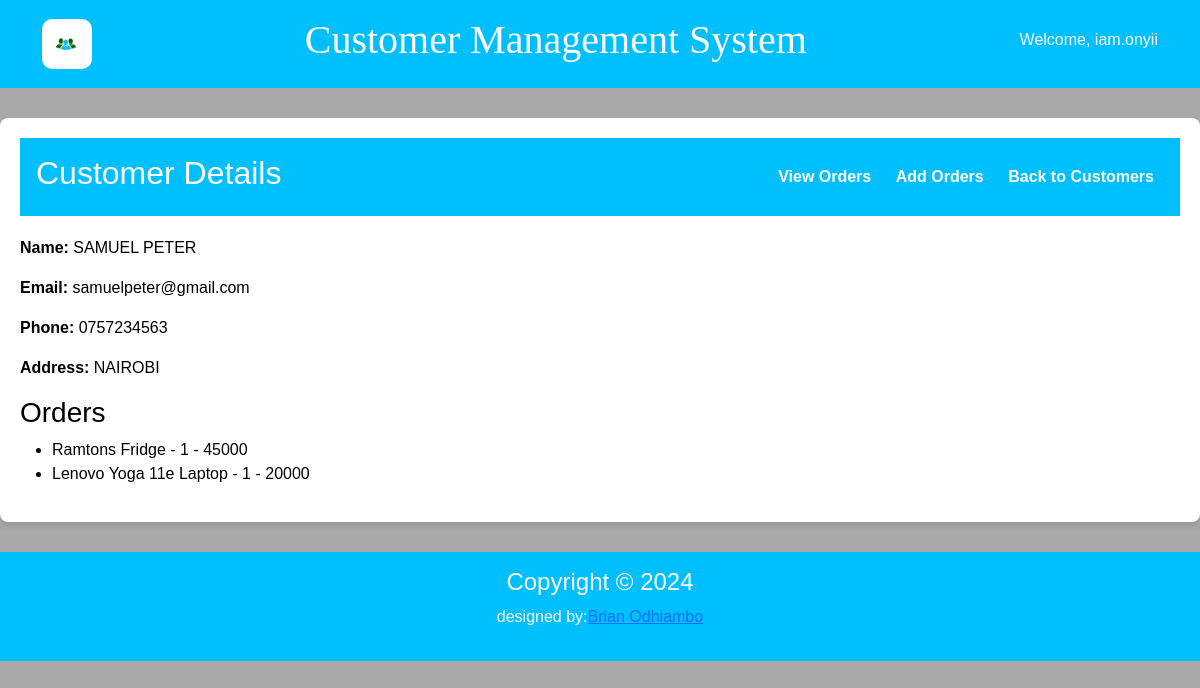
The app's page /customer/3/ (signed in) with its own data.
### accounts/models.py (models this page shows)
class CustomUser(AbstractUser):
    bio = models.TextField(null=True, blank=True)

### customer/models.py (models this page shows, shortened)
class Customer(models.Model):
    name = models.CharField(max_length=250)
    email = models.EmailField(unique=True)
    phone = models.CharField(max_length=15)
    address = models.TextField(max_length=100)
    created_at = models.DateTimeField(auto_now_add=True)

class Order(models.Model):
    STATUS_CHOICES = [
        ('Pending', 'Pending'),
        ('Processing', 'Processing'),
        ('Completed', 'Completed'),
    ]
    customer = models.ForeignKey(Customer, on_delete=models.CASCADE, related_name='orders')
    product = models.CharField(max_length=100)
    quantity = models.PositiveIntegerField(default=1)
    price = models.PositiveIntegerField(default=1)
    order_date = models.DateTimeField(auto_now_add=True)
    order_status = models.CharField(max_length=20, choices=STATUS_CHOICES, default='Pending')

### customer/views.py (the view)
# urls.py: path('customer/<int:id>/',views.customer_detail,name='customer_detail'),
@login_required(login_url='login')
def customer_detail(request, id):
    customer = get_object_or_404(Customer, id=id)
    return render(request, 'customer/customer_detail.html', {'customer': customer})

### customer/templates/customer/customer_detail.html (shortened to what this page needs)
{% extends 'customer/base.html' %}
{% block content %}
<div class="dashboard-container">
    <header class="dashboard-header">
        <h2>Customer Details</h2>
        <nav>
            <a href="{% url 'order_list' customer.id %}">View Orders</a>
            <a href="{% url 'order_form' customer.id %}">Add Orders</a>
            <a href="{% url 'customer_list' %}">Back to Customers</a>
        </nav>
    </header>
    <p><strong>Name:</strong> {{ customer.name }}</p>
    <p><strong>Email:</strong> {{ customer.email }}</p>
    <p><strong>Phone:</strong> {{ customer.phone }}</p>
    <p><strong>Address:</strong> {{ customer.address }}</p>
    <h3>Orders</h3>
    <ul>
        {% for order in customer.orders.all %}
        <li>{{ order.product }} - {{ order.quantity }} - {{ order.price }}</li>
        {% endfor %}
    </ul>
    {% endblock %}

### customer/templates/customer/base.html (shortened to what this page needs)
<!DOCTYPE html>
<html lang="en">
<head>
    <link href="https://cdn.jsdelivr.net/npm/bootstrap@5.3.3/dist/css/bootstrap.min.css" rel="stylesheet"
>
    {% load static %}
    <link rel="stylesheet" type="text/css" href="{% static 'css/style.css' %}">
</head>
<body>
<div class="grid-container">
    <div id="NavbarDiv">
        <header>
            <div class="container d-flex align-items-center justify-content-between">
                <a href="{% url 'dashboard' %}">
                    <img src="{% static 'assets/customer.png' %}" alt="Logo" class="img-fluid"
                         style="max-height: 50px;border-radius: 10px;">
                </a>
                <h1 style="font-family: Algerian">Customer Management System</h1>
                <h6>Welcome, {{user.username}}</h6>
            </div>
        </header>
    </div>
    <div id="ContentDiv">
        {% block content %}
        {% endblock %}
    </div>
</div>
<div id="FooterDiv">
    <footer>
        <h4>Copyright © 2024</h4>
        <p>designed by:<a href="mailto:brianonyango879@gmail.com">Brian Odhiambo</a></p>
    </footer>
</div>
</body>
</html>

### static/css/style.css (style rules this page uses)
body { font-family: Arial, sans-serif; margin: 0; padding: 0; background-color: darkgray; color: black; overflow-x: auto; }
.dashboard-container { max-width: 1200px; margin: 20px auto; padding: 20px; background: white; border-radius: 8px; box-shadow: 0 4px 6px rgba(0, 0, 0, 0.1); }
.dashboard-header { display: flex; justify-content: space-between; align-items: center; margin-bottom: 20px; }
.dashboard-header nav a { margin: 0 10px; text-decoration: none; color: white; font-weight: bold; }
.grid-container { display: grid; grid-gap: 10px; grid-template-areas: 'nd nd nd nd nd nd nd nd' 'cd cd cd cd cd cd cd cd' 'fd fd fd fd fd fd fd fd'; }
#NavbarDiv { grid-area: nd; }
#ContentDiv { grid-area: cd; }
#FooterDiv { grid-area: fd; }

### customer/templates/customer/base.html (style rules this page uses)
body { font-family: Arial, sans-serif; margin: 0; padding: 0; }
header { background: deepskyblue; color: white; padding: 1rem; text-align: center; }
footer { background: deepskyblue; color: white; padding: 1rem; text-align: center; }

### records on screen
CustomUser: username "iam.onyii"
Customer: name "SAMUEL PETER", email "samuelpeter@gmail.com", phone "0757234563", address "NAIROBI"
Order: product "Ramtons Fridge", quantity "1", price "45000"
Order: product "Lenovo Yoga 11e Laptop", quantity "1", price "20000"
